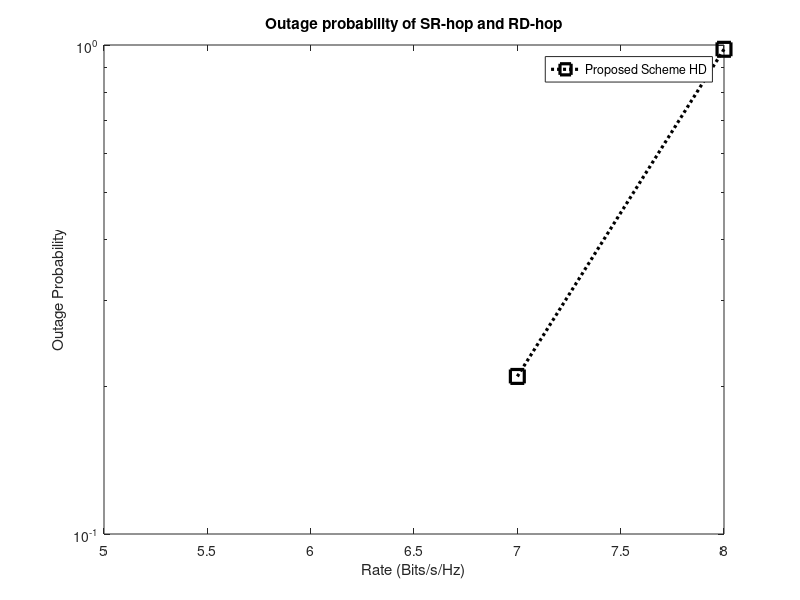

This figure's MATLAB source:
%%% Please cite this article "Half-Duplex and Full-Duplex Interference
%%% Mitigation in Relays Assisted Heterogeneous Network" PlosOne ID: PONE-D-22-34295
%by Moubachir Madani Fadoul and Chee-Onn Chow"
%%% Figure number 7.


clearvars;
close all;
clc;
% number of channel realization
It = 10;
snrdb=2; %2;

% Number of transmit and receive antennas (2-4-6-6)or (2-6-2-4) or
% (2-2-4-6)- %%% HERE antt(2-4-6-4)
M=2;  % no. of antenas at source / destination 
Nr=4;  % receive antenna at relay
Mr=6;  % transmit antenna at the relay
Nd=4;  % transmit antenna at the relay

% Selected transmission rate: 2, 4 and 6 bits per transmission
R=[5:1:8];    %[2:2:8]   R=[0:2:10]; [6:1:11]
RXX=[5:1:8];   %[2:2:8]  RXX=[0:1:5];[5:1:10];  
% RYY=[0:2:10];  
% RZZ=[0:2:10]; 
RAA=[5:1:8];  %RAA=[0:2:10]; [6:1:11];
RBB=[5:1:8];    %RBB=[0:1:5]; [5:1:10];
RCC=[5:1:8];

R0=1;  R1=2;  R2=3;  R3=4;   %R0=0; R1=2; R2=4; R3=6; R4=8; R5=10;

 %convert snr in db to watt
    snr=10^(snrdb/10);

%  for snri=1:length(snr)
    
    %no of sample for monte carlo
    count=100;   

    %initialize error counter
    er_count_raylegh0=0; er_count_raylegh1=0; er_count_raylegh2=0;  er_count_raylegh3=0; 
    
    SNRidx=0;
     for i=1:count % monte carlo loop
        SNRidx=SNRidx+1;
        % generate channel realization
        HS1R1 = (randn(Nr,M)+j*randn(Nr,M))/sqrt(2);
        HR1D1 = ( randn(Nd,Mr) + j*randn(Nd,Mr))/sqrt(2);
        HR1 = ( randn(Nr,Mr) + j*randn(Nr,Mr))/sqrt(2);
        HR1R2 = ( randn(Nr,Mr) + j*randn(Nr,Mr))/sqrt(2);
        HR1D2 = ( randn(Nd,Mr) + j*randn(Nd,Mr))/sqrt(2);
         
        HS2R2 = ( randn(Nr,M) + j*randn(Nr,M))/sqrt(2);        
        HR2D2 = ( randn(Nd,Mr) + j*randn(Nd,Mr))/sqrt(2);
        HR2 = ( randn(Nr,Mr) + j*randn(Nr,Mr))/sqrt(2);
        HR2R1 = ( randn(Nr,Mr) + j*randn(Nr,Mr))/sqrt(2);
        HR2D1 = ( randn(Nd,Mr) + j*randn(Nd,Mr))/sqrt(2);  
         [U S V] = svd(HS1R1);
        [U1 S1 V1] = svd(HR1D1);
 %% Null at the relay tx 
  Wtu1=null(HR1); 
  Wto1=Wtu1';
  
  Wrr2=HR1R2*Wto1';
  Wrel = Wrr2';
  Wro2=null(Wrel); 
  
%  PSHRR2 =pinv(HR1);  
% Wtu1=(PSHRR2*HR1R2*Wt2');  
% Wt1=Wtu1';

 Wteu1=null(HR1); 
 Wte1=Wteu1';
 
 Wteu2=null(HR2R1); 
 Wte2=Wteu2';
% Null at the destination Rx 
Wdess=HR2D1*Wte2';
 Wred1=null(Wdess'); 
 
Wdees=HR1D2*Wte1';
Wred2=null(Wdees'); 

%% Prpoposed Scheme -(S1-R1) - Odd time slot-i 
            UU=(snr/M *HS1R1*HS1R1'+eye(Nr));
%               RR=SNR/Mr *(Wr1'*HR1'*HR1*Wr1);  %RSI ->becomes zero
%               YY=SNR/Mr *(Wr1'*HR2D1'*Wt2'*Wt2*HR2D1*Wr1');  %RDI  ->zeros            
         CS1R1(i)=real(log2(det(eye(Nr)+(UU))));  
%  Prpoposed Scheme of-(Ri-Di) 
%          PP=SNR/Mr*HR1D1'*HR1D1;
          PP=snr/Mr*S1'*S1;
        CR1D1(i)=real(log2(det(eye(Mr)+(PP))));
                
       % Prpoposed Scheme -(S1-R1)j
            AA=(snr/M *Wro2*HS2R2'*HS2R2*Wro2'+Wro2*Wro2');
% %             DR=SNR/Mr *(HR1*Wt2'*Wt2*HR1');  %RSI ->becomes zero
% %               YY=SNR/Mr *(Wr1'*HR2D1'*Wt2'*Wt2*HR2D1*Wr1');  %RDI  ->zeros          
         CS2R2(i)=real(log2(det(eye(Nr)+(AA))));  
         
        %% %% Prpoposed Scheme -(S1-R1) - even time slot-i 
        % %  Prpoposed Scheme of-(S-R) 
         DP=snr/Mr* HS1R1*HS1R1';
        CS1R1EV(i)=real(log2(det(eye(Nr)+(DP))));
%  Prpoposed Scheme of-(Ri-Di) 
%          PP=SNR/Mr*HR1D1'*HR1D1;
%           PW=SNR/Mr*Wred1'*HR1D1'*HR1D1*Wred1;
        PW=snr/Mr*Wred1'*HR1D1*Wte1'*Wte1*HR1D1'*Wred1+(Wred1'*Wred1);
        CR1D1EV(i)=real(log2(det(eye(M)+(PW))));
      
%               PWxx=SNR/Mr*Wred2'*HR2D2*Wte2'*Wte2*HR2D2'*Wred2+(Wred2'*Wred2);
%         CR2D2EV(kk)=real(log2(det(eye(M)+(PWxx))));
  
                
        %% 
     
   % min
        CAPS1RD1=0.5*min(CS1R1,CR1D1); %Proposed Scheme -odd time slot i
        CAPSRD12=0.5*min(CS1R1EV,CR1D1EV); %Proposed Scheme -even time slot i
        CAPSRDFD=(CAPS1RD1+CAPSRD12); 
          
       CASRDHD= 0.5*(CS2R2+CR1D1EV); %% HD of proposed scheme                           

% % % % %               %detect outage event
                  if CAPSRDFD(i)<R0
             er_count_raylegh0=er_count_raylegh0+1;
                 end
                  if CAPSRDFD(i)<R1
             er_count_raylegh1=er_count_raylegh1+1;
                  end
                  if CAPSRDFD(i)<R2
             er_count_raylegh2=er_count_raylegh2+1;
                  end
                  if CAPSRDFD(i)<R3
             er_count_raylegh3=er_count_raylegh3+1;
                  end
               
                            
end                       

% %compute the outage probability (total error/total channel sample
    CSVDNU0=er_count_raylegh0/count;
    CSVDNU1=er_count_raylegh1/count;
    CSVDNU2=er_count_raylegh2/count;
    CSVDNU3=er_count_raylegh3/count;
   
 CSVDNNALL = [CSVDNU0,CSVDNU1,CSVDNU2,CSVDNU3];

% plot figure;
semilogy(R,CSVDNNALL,'k:s','linewidth',2.3, 'MarkerSize',10);  %%k-s
 
title('Outage probability of SR-hop and RD-hop');
xlabel('Rate (Bits/s/Hz)');
ylabel('Outage Probability')
legend('Proposed Scheme HD')
hold off